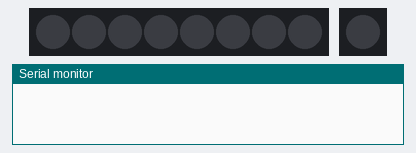
The sketch below on a simulated Arduino Mega 2560, built with avr-gcc and run on an emulated ATmega2560. Parts: 8 RGB LEDs in strip order, left to right, 1 RGB LEDs in strip order, left to right, the last lines printed to the serial monitor. Dim RGB values are drawn brighter than linear.

Above: at 1.1 s.
At 2.1 s:
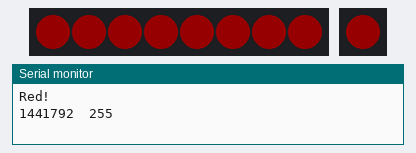
At 3.1 s:
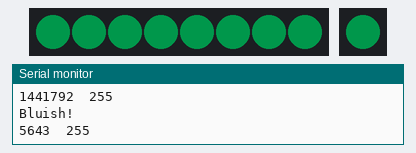
Timing chart, 0 to 40.0 s (numbered marks = the images above):
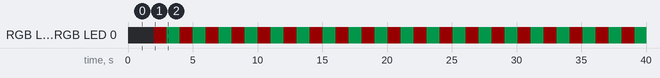

The sketch:

rainbow_toilet_m4.ino
```cpp
#include "Arduino.h"
#include <Adafruit_NeoPixel.h>


/******************************************************************************
 * Defines
 */

#define NR_PIXELS (8u)

/******************************************************************************
 * Globals
 */

Adafruit_NeoPixel strip = Adafruit_NeoPixel(NR_PIXELS, 2);
Adafruit_NeoPixel onb = Adafruit_NeoPixel(1,40);

uint32_t rgbc = 0;

void setup()
{
  Serial.begin(115200);
  delay(1000);

  strip.begin();
  strip.clear();
  onb.begin();
  onb.clear();

}


void loop()
{
  delay(1000);
  Serial.println("Red!");
  rgbc = strip.gamma32(strip.ColorHSV(0, 250, 100));
  strip.fill(rgbc,0,0);
  onb.fill(rgbc,0,0);
  Serial.print(rgbc);Serial.print("\t");Serial.println(strip.getBrightness());

  strip.show();
  onb.show();

  delay(1000);
  Serial.println("Bluish!");
  rgbc = strip.gamma32(strip.ColorHSV(30000, 250, 100));
  strip.fill(rgbc, 0,0);
  onb.fill(rgbc, 0,0);
  Serial.print(rgbc);Serial.print("\t");Serial.println(onb.getBrightness());
  strip.show();
  onb.show();
}
```

Measured:
- by itself, RGB LED 0–7, RGB LED 0: alternates RGB(22, 0, 0) for 1.0 s and RGB(0, 22, 11) for 1.0 s
- what the display in image 0 shows lasts 1.0 s, from 1.0 s to 2.0 s
